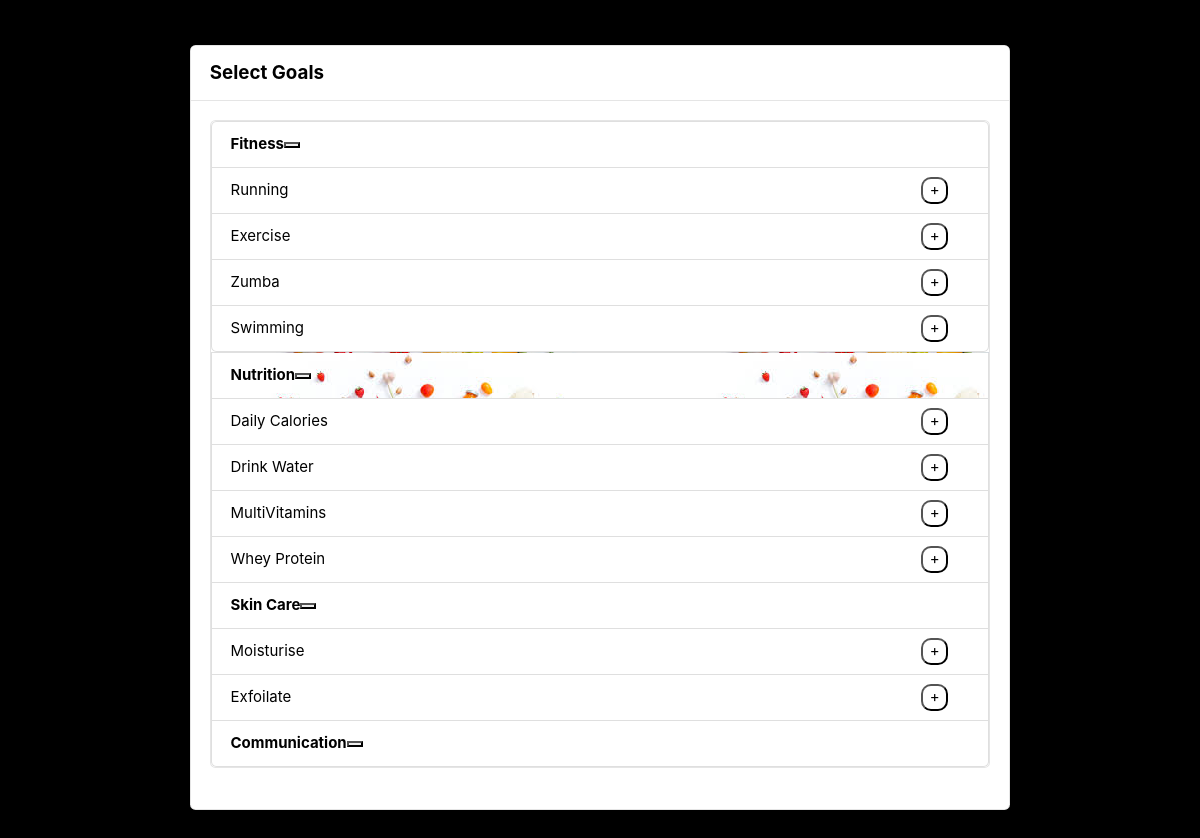
The page /goals on the database its author committed.
### accounts/models.py (models this page shows, shortened)
class Category(BaseModel):
    category_name = models.CharField(max_length=100)
    category_image = models.ImageField(upload_to="categories" , null=True)
    slug = models.SlugField(unique=True , null=True , blank=True)

class Goals(BaseModel):
    goal_name = models.CharField(max_length=300)
    goal_category = models.ForeignKey(Category , on_delete=models.CASCADE , related_name="products_category")
    slug = models.SlugField(unique=True , null=True , blank=True)
    time = models.CharField(max_length=100, null=True,blank=True)
    start_date = models.DateField(blank=True , null=True)
    completed = models.BooleanField(default=False)

### home/views.py (the view)
# urls.py: path('goals' , goals , name="goals"),
def goals(request):
    context  = {'category' : Category.objects.filter() , 'goals': Goals.objects.filter()}
    return render(request,'goals.html' , context)

### templates/goals.html (shortened to what this page needs)
    <link href="/media/css/bootstrap.css" rel="stylesheet" type="text/css"/>
    <link href="/media/fonts/fontawesome/css/all.min.css" type="text/css" rel="stylesheet">
    <link href="/media/css/ui.css" rel="stylesheet" type="text/css"/>
    <link href="/media/style_.css" rel="stylesheet" />
    <body>
        <br>
        <br>
    <div class="container-fluid" style="width:70vw;">
        <div class="row">
            <div class="col-md-12 mb-4">
              <div class="card mb-4">
                <div class="card-header py-3">
                  <h5 class="mb-0">Select Goals</h5>
                </div>
                <div class="card-body">
                    <div class="card">
                        <ul class="list-group">
                          {% for category in category%}
                            <li class="list-group-item " style="background-image: url('/media/{{category.category_image}}');display:flex; align-items:center;"><b>{{category.category_name}}</b> <button ></button></li>
                            {% for goal in goals %}
                            {% if goal.goal_category == category %}
                          <li class="list-group-item list-class-grp-add" >{{goal.goal_name}}<button class="btn-add">+</button></li>
                          {%endif%}
                          {% endfor %}
                        </ul>
                        {% endfor %}
                    </div>
                    <br>
            </div>
        </body>

### public/static/css/ui.css (style rules this page uses)
[class*="list-"] li:after { visibility: hidden; display: block; content: ""; overflow: hidden; height: 0; clear: both; }

### public/static/style_.css (style rules this page uses)
.btn-add { position: absolute; right: 40px; border-radius: 10px; background-color: white; padding: 0; height: 27px; width: 27px; }
.list-class-grp-add { display: flex; align-items: center; }
body { color: black; background-color: black; }

### rows shown on the page
Category: category_name "Fitness"
Goals: goal_name "Running"
Goals: goal_name "Exercise"
Goals: goal_name "Zumba"
Goals: goal_name "Swimming"
Category: category_image (picture), category_name "Nutrition"
Goals: goal_name "Daily Calories"
Goals: goal_name "Drink Water"
Goals: goal_name "MultiVitamins"
Goals: goal_name "Whey Protein"
Category: category_name "Skin Care"
Goals: goal_name "Moisturise"
Goals: goal_name "Exfoilate"
Category: category_name "Communication"
